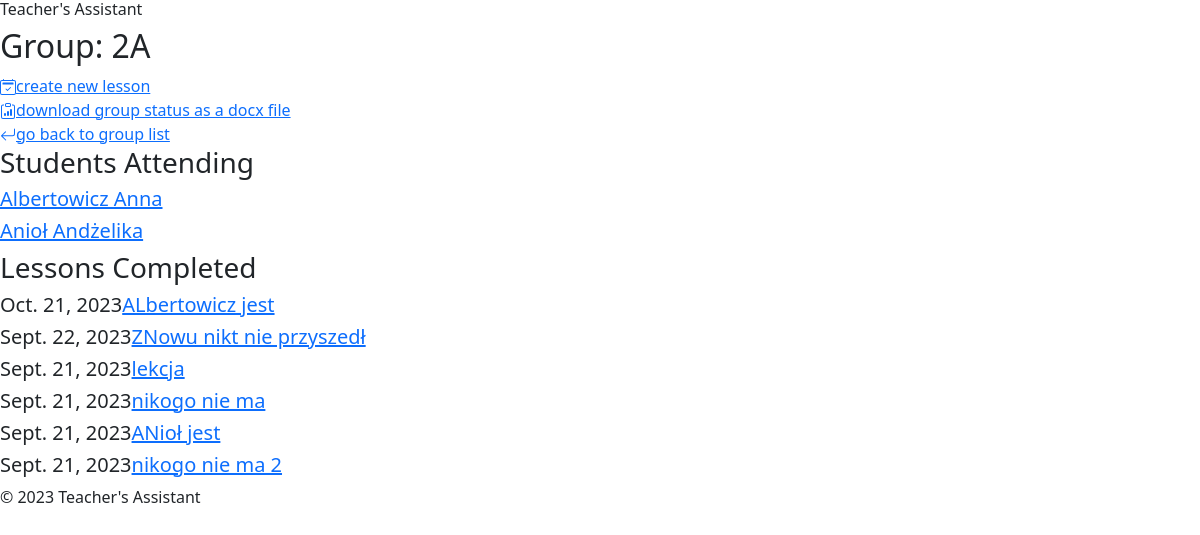
Before: /groups/2A/ with the older database file.
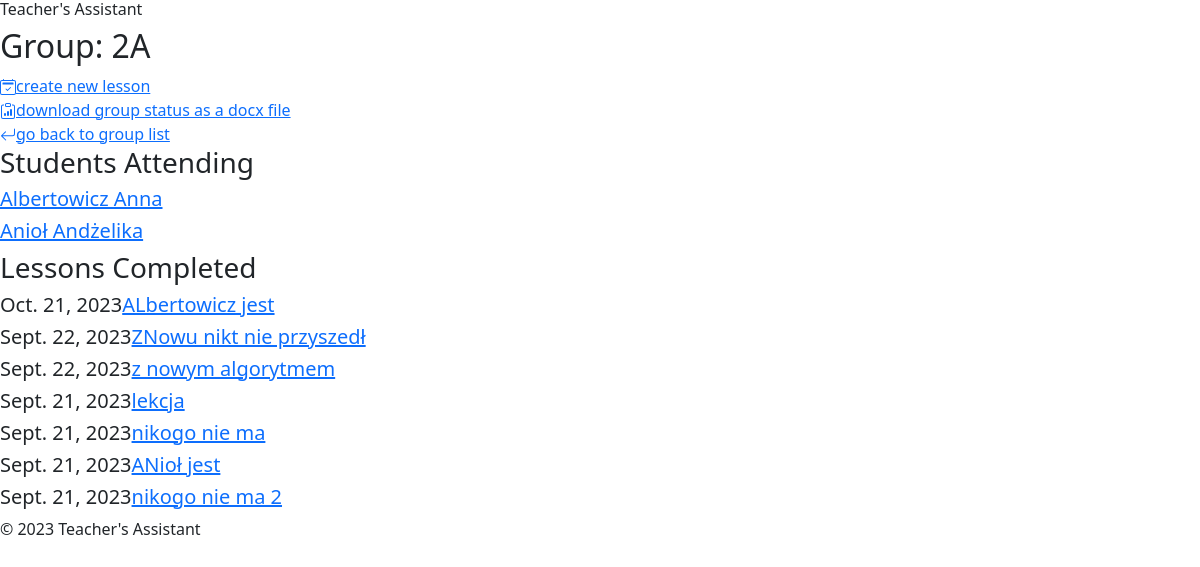
After: the same page with the newer database file.
### groups/models.py (models this page shows, shortened)
class Group(ms.Model):
    level = ms.CharField(max_length=2, help_text="The level of the group from 0-8, with a letter for different groups of the same lvl  (e.g., '7B').")

class Student(ms.Model):
    name = ms.CharField(max_length=20, help_text="The student's first name.")
    surname = ms.CharField(max_length=20, help_text="The student's last name.")
    group = ms.ForeignKey(Group, on_delete=ms.CASCADE, help_text="The group to which the student belongs.")
    def __str__(self):
        return f"{self.surname} {self.name}"

class Lesson(ms.Model):
    date = ms.DateField(default=timezone.now)
    subject = ms.CharField(max_length=50, help_text="The subject of the lesson.")
    group = ms.ForeignKey(Group, on_delete=ms.CASCADE, help_text="The group that participated in the lesson.")
    students_present = ms.ManyToManyField(Student, blank=True, related_name='lessons_present')
    students_absent = ms.ManyToManyField(Student, blank=True, related_name='lessons_absent')

### groups/views.py (the view)
# urls.py: path('<str:lvl>/', views.group_lessons, name='group_lessons'),
def group_lessons(request, lvl):
    group = get_object_or_404(Group, level=lvl)
    lessons = Lesson.objects.filter(group=group).order_by('-date')
    students_in = Student.objects.filter(group=group).order_by('surname')
    return render(request, 'groups/group_lessons.html', {'group':group, 'lessons':lessons, 'students_in':students_in})

### templates/groups/group_lessons.html
{% extends 'groups/base.html' %}
{% block content %}
<h2>Group: {{group.level}}</h2>
<a href="{% url 'new_lesson' lvl=group.level %}">
                    {% include './icons/calendar2-check.svg' %}create new lesson</a>
<br>
<a href="{% url 'get_status' lvl=group.level %}">
		    {% include './icons/clipboard-data.svg' %}download group status as a docx file</a>
<br>
<a href="{% url 'group_list' %}">
	{% include './icons/arrow-return-left.svg' %}go back to group list</a>
<br>
<h3>Students Attending</h3>
{% for student in students_in %}
<h5><a href="{% url 'student_info' lvl=group.level  pk=student.pk %}">{{student}}</a></h5>
{% endfor %}
<h3>Lessons Completed</h3>
{% for lesson in lessons %}
<h5>{{lesson.date}}<a href="{% url 'edit_lesson' lvl=group.level pk=lesson.pk %}">{{lesson.subject}}</a></h5>
{% endfor %}
{% endblock %}

### templates/groups/base.html (shortened to what this page needs)
<!DOCTYPE html>
<html lang="en">
<head>
    <link rel="stylesheet" href="https://cdn.jsdelivr.net/npm/bootstrap@5.1.3/dist/css/bootstrap.min.css">
</head>
<body>
    <header>
        <h6>Teacher's Assistant</h6>
    </header>
    <main>
	    {% block content %}
	    {% endblock %}
    </main>
    <footer>
        <p>&copy; 2023 Teacher's Assistant</p>
    </footer>
</body>
</html>

Changed rows visible on the page:
added Lesson: date "Sept. 22, 2023", subject "z nowym algorytmem"
